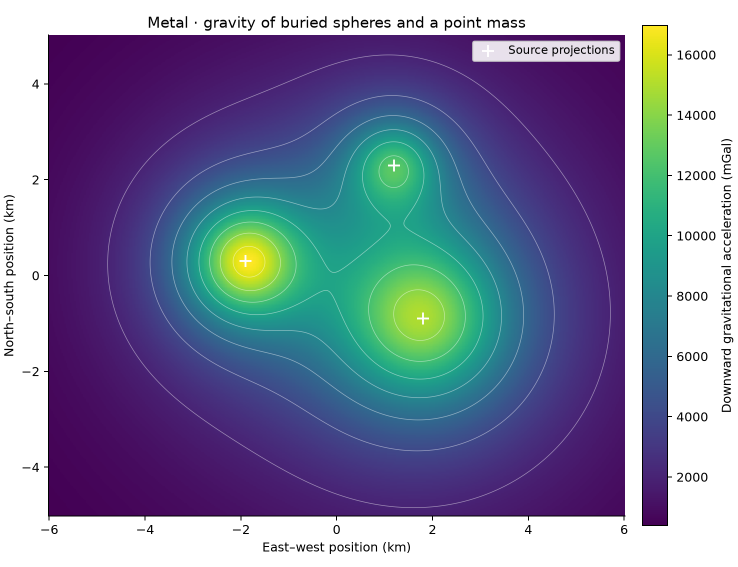
#> input picture projects/01-point-sphere-gravity/figure.png, 1476 x 1134 px (shown at 1/2 size)
$ python make_contact_sheet.py
#> lines starting #> are read from the running program, lines starting #| are printed output that depends on the picture
"""Build contact_sheet.png: every project's figure.png in a labelled grid.

Usage (from the repository root):
    .venv/bin/python tools/make_contact_sheet.py [--out contact_sheet.png]

Reads projects/NN-slug/figure.png only; never modifies a project. Each figure
is scaled to fit a fixed 16:9 cell (aspect preserved, letterboxed on white)
and labelled "NN short-name" underneath. A missing figure gets a grey
placeholder cell labelled "missing", so gaps are visible rather than silent.
"""
from __future__ import annotations

import argparse
import math
from pathlib import Path

from matplotlib import font_manager
from PIL import Image, ImageDraw, ImageFont

ROOT = Path(__file__).resolve().parent.parent
COLS = 5
CELL_W, CELL_H = 640, 360  # image area per cell (16:9)
LABEL_H = 46
PAD = 14
TITLE_H = 90
BG = (255, 255, 255)
INK = (28, 28, 30)
MUTED = (110, 110, 118)


def font(size: int, bold: bool = False) -> ImageFont.FreeTypeFont:
    prop = font_manager.FontProperties(family="DejaVu Sans", weight="bold" if bold else "normal")
    return ImageFont.truetype(font_manager.findfont(prop), size)


def main() -> None:
    ap = argparse.ArgumentParser()
    ap.add_argument("--out", default=str(ROOT / "contact_sheet.png"))
    args = ap.parse_args()

    projects = sorted(p for p in (ROOT / "projects").iterdir() if p.is_dir() and p.name[:2].isdigit())
    rows = math.ceil(len(projects) / COLS)
    W = COLS * CELL_W + (COLS + 1) * PAD
    H = TITLE_H + rows * (CELL_H + LABEL_H) + (rows + 1) * PAD
    sheet = Image.new("RGB", (W, H), BG)
#> sheet: PIL image 3284x524 RGB; every value is 255
    draw = ImageDraw.Draw(sheet)

    f_title, f_sub, f_label = font(40, bold=True), font(20), font(22)
    draw.text((PAD, 14), "Outcrop: contact sheet", font=f_title, fill=INK)
    draw.text((PAD, 60), f"{len(projects)} projects, one figure each (projects/NN-slug/figure.png)", font=f_sub, fill=MUTED)

    for i, pdir in enumerate(projects):
        r, c = divmod(i, COLS)
        x0 = PAD + c * (CELL_W + PAD)
        y0 = TITLE_H + PAD + r * (CELL_H + LABEL_H + PAD)
        fig = pdir / "figure.png"
        nn, _, slug = pdir.name.partition("-")
        label = f"{nn}  {slug}"
        if fig.exists():
            im = Image.open(fig)
#> im is the input picture: PIL image 1476x1134 RGBA; mean R, G, B, A 122.8, 128, 158.4, 255
            if im.mode in ("RGBA", "LA", "P"):
                im = im.convert("RGBA")
                flat = Image.new("RGB", im.size, BG)
#> flat: PIL image 1476x1134 RGB; every value is 255
                flat.paste(im, mask=im.split()[-1])
                im = flat
            else:
                im = im.convert("RGB")
            im.thumbnail((CELL_W, CELL_H), Image.LANCZOS)
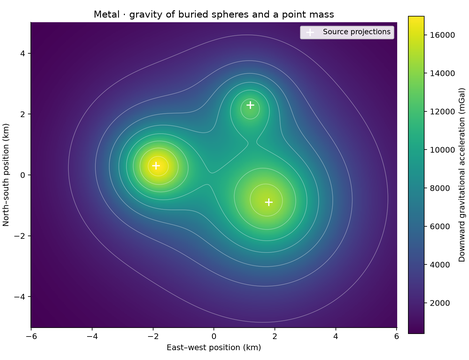
#> im: PIL image 469x360 RGB; mean R, G, B 122.5, 127.7, 158.1
            sheet.paste(im, (x0 + (CELL_W - im.width) // 2, y0 + (CELL_H - im.height) // 2))
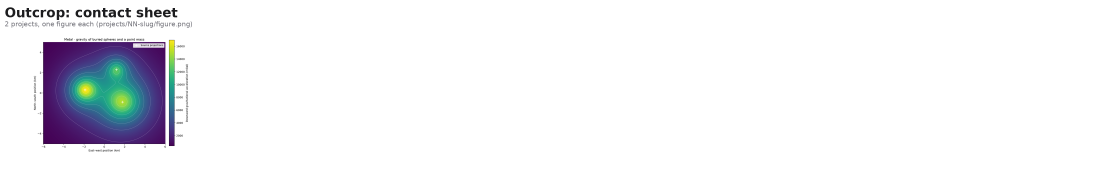
#> sheet: PIL image 3284x524 RGB (shown at 1/3 size); mean R, G, B 241, 241.5, 244.5
        else:
            draw.rectangle([x0, y0, x0 + CELL_W, y0 + CELL_H], fill=(225, 225, 228))
            draw.text((x0 + CELL_W // 2, y0 + CELL_H // 2), "missing", font=f_label, fill=MUTED, anchor="mm")
            label += "  (no figure)"
        draw.rectangle([x0, y0, x0 + CELL_W, y0 + CELL_H], outline=(215, 215, 220), width=1)
        draw.text((x0 + CELL_W // 2, y0 + CELL_H + LABEL_H // 2), label, font=f_label, fill=INK, anchor="mm")

    sheet.save(args.out, optimize=True)
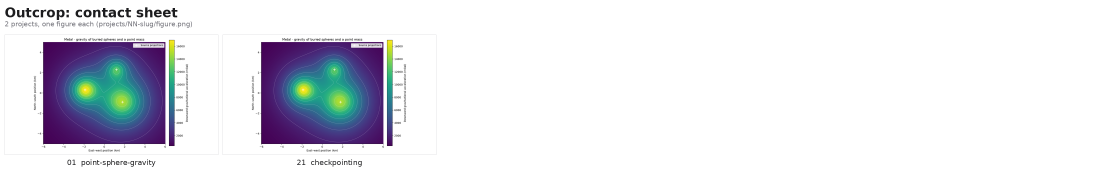
#> saved as contact_sheet.png: PIL image 3284x524 RGB (shown at 1/3 size); mean R, G, B 227.6, 228.6, 234.6
    print(f"wrote {args.out} ({W}x{H}, {len(projects)} cells)")


if __name__ == "__main__":
    main()
